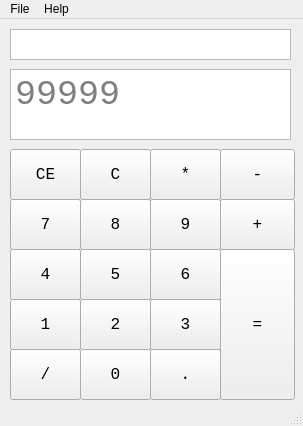
<?xml version="1.0" encoding="UTF-8"?>
<ui version="4.0">
 <class>MainWindow</class>
 <widget class="QMainWindow" name="MainWindow">
  <property name="geometry">
   <rect>
    <x>0</x>
    <y>0</y>
    <width>303</width>
    <height>426</height>
   </rect>
  </property>
  <property name="minimumSize">
   <size>
    <width>303</width>
    <height>426</height>
   </size>
  </property>
  <property name="maximumSize">
   <size>
    <width>303</width>
    <height>426</height>
   </size>
  </property>
  <property name="windowTitle">
   <string>MainWindow</string>
  </property>
  <widget class="QWidget" name="centralWidget">
   <widget class="QTextEdit" name="textEdit_subdisplay">
    <property name="geometry">
     <rect>
      <x>10</x>
      <y>10</y>
      <width>281</width>
      <height>31</height>
     </rect>
    </property>
    <property name="font">
     <font>
      <family>Consolas</family>
     </font>
    </property>
    <property name="layoutDirection">
     <enum>Qt::LeftToRight</enum>
    </property>
    <property name="verticalScrollBarPolicy">
     <enum>Qt::ScrollBarAlwaysOff</enum>
    </property>
    <property name="horizontalScrollBarPolicy">
     <enum>Qt::ScrollBarAlwaysOff</enum>
    </property>
    <property name="lineWrapMode">
     <enum>QTextEdit::NoWrap</enum>
    </property>
    <property name="textInteractionFlags">
     <set>Qt::NoTextInteraction</set>
    </property>
    <property name="placeholderText">
     <string/>
    </property>
   </widget>
   <widget class="QTextEdit" name="textEdit_maindisplay">
    <property name="geometry">
     <rect>
      <x>10</x>
      <y>50</y>
      <width>281</width>
      <height>71</height>
     </rect>
    </property>
    <property name="font">
     <font>
      <family>Consolas</family>
      <pointsize>26</pointsize>
      <weight>50</weight>
      <bold>false</bold>
     </font>
    </property>
    <property name="layoutDirection">
     <enum>Qt::LeftToRight</enum>
    </property>
    <property name="styleSheet">
     <string notr="true"/>
    </property>
    <property name="verticalScrollBarPolicy">
     <enum>Qt::ScrollBarAlwaysOff</enum>
    </property>
    <property name="horizontalScrollBarPolicy">
     <enum>Qt::ScrollBarAlwaysOff</enum>
    </property>
    <property name="html">
     <string>&lt;!DOCTYPE HTML PUBLIC &quot;-//W3C//DTD HTML 4.0//EN&quot; &quot;http://www.w3.org/TR/REC-html40/strict.dtd&quot;&gt;
&lt;html&gt;&lt;head&gt;&lt;meta name=&quot;qrichtext&quot; content=&quot;1&quot; /&gt;&lt;style type=&quot;text/css&quot;&gt;
p, li { white-space: pre-wrap; }
&lt;/style&gt;&lt;/head&gt;&lt;body style=&quot; font-family:'Consolas'; font-size:26pt; font-weight:400; font-style:normal;&quot;&gt;
&lt;p align=&quot;right&quot; style=&quot;-qt-paragraph-type:empty; margin-top:0px; margin-bottom:0px; margin-left:0px; margin-right:0px; -qt-block-indent:0; text-indent:0px;&quot;&gt;&lt;br /&gt;&lt;/p&gt;&lt;/body&gt;&lt;/html&gt;</string>
    </property>
    <property name="textInteractionFlags">
     <set>Qt::NoTextInteraction</set>
    </property>
    <property name="placeholderText">
     <string>99999</string>
    </property>
   </widget>
   <widget class="QPushButton" name="pushButton_divide">
    <property name="geometry">
     <rect>
      <x>10</x>
      <y>330</y>
      <width>71</width>
      <height>51</height>
     </rect>
    </property>
    <property name="font">
     <font>
      <family>Consolas</family>
      <pointsize>12</pointsize>
     </font>
    </property>
    <property name="text">
     <string>/</string>
    </property>
   </widget>
   <widget class="QPushButton" name="pushButton_0">
    <property name="geometry">
     <rect>
      <x>80</x>
      <y>330</y>
      <width>71</width>
      <height>51</height>
     </rect>
    </property>
    <property name="font">
     <font>
      <family>Consolas</family>
      <pointsize>12</pointsize>
     </font>
    </property>
    <property name="autoFillBackground">
     <bool>false</bool>
    </property>
    <property name="text">
     <string>0</string>
    </property>
   </widget>
   <widget class="QPushButton" name="pushButton_point">
    <property name="geometry">
     <rect>
      <x>150</x>
      <y>330</y>
      <width>71</width>
      <height>51</height>
     </rect>
    </property>
    <property name="font">
     <font>
      <family>Consolas</family>
      <pointsize>12</pointsize>
     </font>
    </property>
    <property name="text">
     <string>.</string>
    </property>
   </widget>
   <widget class="QPushButton" name="pushButton_equals">
    <property name="geometry">
     <rect>
      <x>220</x>
      <y>230</y>
      <width>75</width>
      <height>151</height>
     </rect>
    </property>
    <property name="font">
     <font>
      <family>Consolas</family>
      <pointsize>12</pointsize>
     </font>
    </property>
    <property name="text">
     <string>=</string>
    </property>
   </widget>
   <widget class="QPushButton" name="pushButton_2">
    <property name="geometry">
     <rect>
      <x>80</x>
      <y>280</y>
      <width>71</width>
      <height>51</height>
     </rect>
    </property>
    <property name="font">
     <font>
      <family>Consolas</family>
      <pointsize>12</pointsize>
     </font>
    </property>
    <property name="autoFillBackground">
     <bool>false</bool>
    </property>
    <property name="text">
     <string>2</string>
    </property>
   </widget>
   <widget class="QPushButton" name="pushButton_1">
    <property name="geometry">
     <rect>
      <x>10</x>
      <y>280</y>
      <width>71</width>
      <height>51</height>
     </rect>
    </property>
    <property name="font">
     <font>
      <family>Consolas</family>
      <pointsize>12</pointsize>
     </font>
    </property>
    <property name="autoFillBackground">
     <bool>false</bool>
    </property>
    <property name="text">
     <string>1</string>
    </property>
   </widget>
   <widget class="QPushButton" name="pushButton_3">
    <property name="geometry">
     <rect>
      <x>150</x>
      <y>280</y>
      <width>71</width>
      <height>51</height>
     </rect>
    </property>
    <property name="font">
     <font>
      <family>Consolas</family>
      <pointsize>12</pointsize>
     </font>
    </property>
    <property name="autoFillBackground">
     <bool>false</bool>
    </property>
    <property name="text">
     <string>3</string>
    </property>
   </widget>
   <widget class="QPushButton" name="pushButton_5">
    <property name="geometry">
     <rect>
      <x>80</x>
      <y>230</y>
      <width>71</width>
      <height>51</height>
     </rect>
    </property>
    <property name="font">
     <font>
      <family>Consolas</family>
      <pointsize>12</pointsize>
     </font>
    </property>
    <property name="autoFillBackground">
     <bool>false</bool>
    </property>
    <property name="text">
     <string>5</string>
    </property>
   </widget>
   <widget class="QPushButton" name="pushButton_4">
    <property name="geometry">
     <rect>
      <x>10</x>
      <y>230</y>
      <width>71</width>
      <height>51</height>
     </rect>
    </property>
    <property name="font">
     <font>
      <family>Consolas</family>
      <pointsize>12</pointsize>
     </font>
    </property>
    <property name="autoFillBackground">
     <bool>false</bool>
    </property>
    <property name="text">
     <string>4</string>
    </property>
   </widget>
   <widget class="QPushButton" name="pushButton_6">
    <property name="geometry">
     <rect>
      <x>150</x>
      <y>230</y>
      <width>71</width>
      <height>51</height>
     </rect>
    </property>
    <property name="font">
     <font>
      <family>Consolas</family>
      <pointsize>12</pointsize>
     </font>
    </property>
    <property name="autoFillBackground">
     <bool>false</bool>
    </property>
    <property name="text">
     <string>6</string>
    </property>
   </widget>
   <widget class="QPushButton" name="pushButton_8">
    <property name="geometry">
     <rect>
      <x>80</x>
      <y>180</y>
      <width>71</width>
      <height>51</height>
     </rect>
    </property>
    <property name="font">
     <font>
      <family>Consolas</family>
      <pointsize>12</pointsize>
     </font>
    </property>
    <property name="autoFillBackground">
     <bool>false</bool>
    </property>
    <property name="text">
     <string>8</string>
    </property>
   </widget>
   <widget class="QPushButton" name="pushButton_7">
    <property name="geometry">
     <rect>
      <x>10</x>
      <y>180</y>
      <width>71</width>
      <height>51</height>
     </rect>
    </property>
    <property name="font">
     <font>
      <family>Consolas</family>
      <pointsize>12</pointsize>
     </font>
    </property>
    <property name="autoFillBackground">
     <bool>false</bool>
    </property>
    <property name="text">
     <string>7</string>
    </property>
   </widget>
   <widget class="QPushButton" name="pushButton_9">
    <property name="geometry">
     <rect>
      <x>150</x>
      <y>180</y>
      <width>71</width>
      <height>51</height>
     </rect>
    </property>
    <property name="font">
     <font>
      <family>Consolas</family>
      <pointsize>12</pointsize>
     </font>
    </property>
    <property name="autoFillBackground">
     <bool>false</bool>
    </property>
    <property name="text">
     <string>9</string>
    </property>
   </widget>
   <widget class="QPushButton" name="pushButton_add">
    <property name="geometry">
     <rect>
      <x>220</x>
      <y>180</y>
      <width>75</width>
      <height>51</height>
     </rect>
    </property>
    <property name="font">
     <font>
      <family>Consolas</family>
      <pointsize>12</pointsize>
     </font>
    </property>
    <property name="text">
     <string>+</string>
    </property>
   </widget>
   <widget class="QPushButton" name="pushButton_c">
    <property name="geometry">
     <rect>
      <x>80</x>
      <y>130</y>
      <width>71</width>
      <height>51</height>
     </rect>
    </property>
    <property name="font">
     <font>
      <family>Consolas</family>
      <pointsize>12</pointsize>
     </font>
    </property>
    <property name="text">
     <string>C</string>
    </property>
   </widget>
   <widget class="QPushButton" name="pushButton_ce">
    <property name="geometry">
     <rect>
      <x>10</x>
      <y>130</y>
      <width>71</width>
      <height>51</height>
     </rect>
    </property>
    <property name="font">
     <font>
      <family>Consolas</family>
      <pointsize>12</pointsize>
     </font>
    </property>
    <property name="text">
     <string>CE</string>
    </property>
   </widget>
   <widget class="QPushButton" name="pushButton_multiply">
    <property name="geometry">
     <rect>
      <x>150</x>
      <y>130</y>
      <width>71</width>
      <height>51</height>
     </rect>
    </property>
    <property name="font">
     <font>
      <family>Consolas</family>
      <pointsize>12</pointsize>
     </font>
    </property>
    <property name="text">
     <string>*</string>
    </property>
   </widget>
   <widget class="QPushButton" name="pushButton_minus">
    <property name="geometry">
     <rect>
      <x>220</x>
      <y>130</y>
      <width>75</width>
      <height>51</height>
     </rect>
    </property>
    <property name="font">
     <font>
      <family>Consolas</family>
      <pointsize>12</pointsize>
     </font>
    </property>
    <property name="text">
     <string>-</string>
    </property>
   </widget>
  </widget>
  <widget class="QMenuBar" name="menuBar">
   <property name="geometry">
    <rect>
     <x>0</x>
     <y>0</y>
     <width>303</width>
     <height>21</height>
    </rect>
   </property>
   <widget class="QMenu" name="menuAbout">
    <property name="title">
     <string>File</string>
    </property>
    <addaction name="actionAbout"/>
   </widget>
   <widget class="QMenu" name="menuHelp">
    <property name="title">
     <string>Help</string>
    </property>
    <addaction name="actionAbout_2"/>
   </widget>
   <addaction name="menuAbout"/>
   <addaction name="menuHelp"/>
  </widget>
  <widget class="QStatusBar" name="statusBar"/>
  <action name="actionAbout">
   <property name="text">
    <string>Close</string>
   </property>
  </action>
  <action name="actionAbout_2">
   <property name="text">
    <string>About</string>
   </property>
  </action>
 </widget>
 <layoutdefault spacing="6" margin="11"/>
 <resources/>
 <connections/>
</ui>
